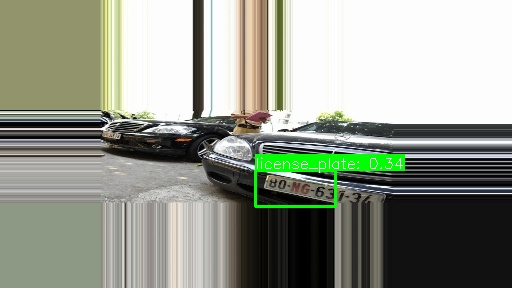
#> input picture outputs/boderngoaigiao1_20260621_220652/detected.jpg, 512 x 288 px
$ python -i advanced_ocr.py   (imports and definitions only)   (older library calls are emulated)
#> lines starting #> are read from the running program, lines starting #| are printed output that depends on the picture; after the words box and inside, x2 and y2 are one past the last pixel; in counts of white or black regions, pixels touching at a corner belong together
#> further down, picture is the input picture: shape (288, 512, 3); mean B, G, R 139, 151.5, 146.6
"""
Module 8: Advanced OCR Processor for Vietnamese License Plates
============================================================
Tối ưu OCR với multiple preprocessing techniques để đạt độ chính xác cao nhất.

Techniques:
- Multi-scale interpolation (2.5x, 3x, 4x)
- CLAHE enhancement
- Gamma correction
- Sharpen filtering
- Auto-gamma optimization
- Ensemble OCR with multiple configs

Reference: Trained on Google Colab with YOLO11s (mAP@50: 99.48%)
"""

import cv2
import numpy as np
from typing import Dict, List, Tuple, Optional, Any
import logging

logger = logging.getLogger(__name__)


class AdvancedOCRPreprocessor:
    """
    Advanced image preprocessing for OCR to maximize accuracy.

    Based on techniques from Colab notebook:
    - Upscaling với INTER_CUBIC
    - CLAHE enhancement
    - Sharpening
    - Gamma correction
    """

    def __init__(self):
        self.supported_scales = [2.5, 3.0, 3.5, 4.0]
        self.supported_gammas = [1.0, 1.5, 2.0, 2.5, 3.0]

    # [219 lines left out: functions enhance_colab_style, apply_gamma, enhance_for_dark, enhance_for_blur, enhance_for_low_light, enhance_adaptive, not called in this run]

    def enhance_deblur(self, img: np.ndarray) -> np.ndarray:
        """
        Enhanced deblurring for motion-blurred images.
        Uses multiple techniques: Wiener deconvolution, Richardson-Lucy, etc.

        Args:
            img: Input plate image

        Returns:
            Deblurred image
        """
        # Upscale 4x
        h, w = img.shape[:2]
#> h = 288; w = 512
        img = cv2.resize(img, (w * 4, h * 4), interpolation=cv2.INTER_CUBIC)
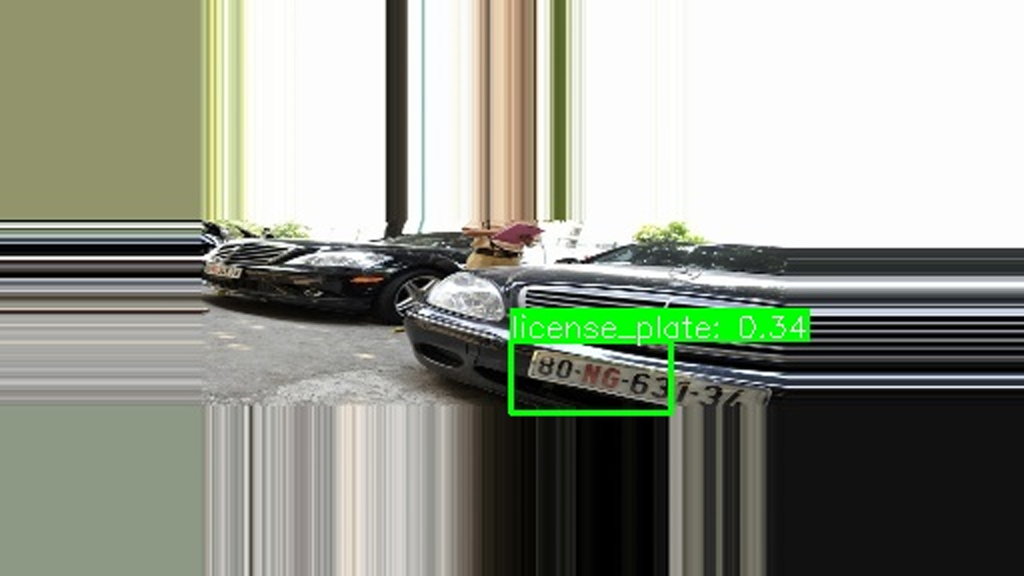
#> img: shape (1152, 2048, 3) (shown at 1/2 size); mean of channels 0, 1, 2 139, 151.4, 146.6; drawn as B, G, R

        # Convert to grayscale
        gray = cv2.cvtColor(img, cv2.COLOR_BGR2GRAY)
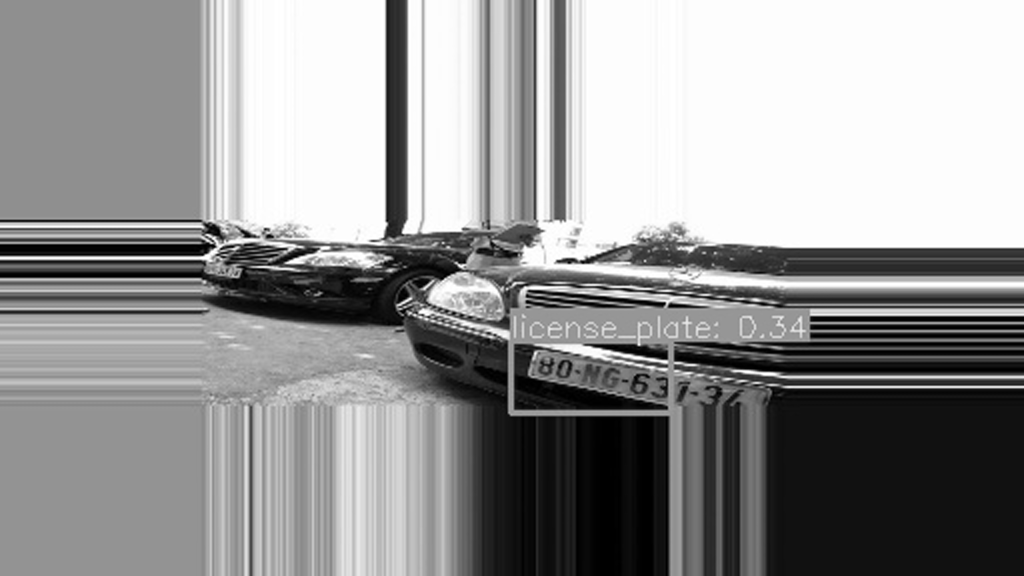
#> gray: shape (1152, 2048) (shown at 1/2 size); min 0, max 255, mean 148.6

        # 1. Heavy denoising
        denoised = cv2.fastNlMeansDenoising(gray, None, 25, 7, 21)

        # 2. Bilateral filter to preserve edges while smoothing
        bilateral = cv2.bilateralFilter(denoised, 9, 75, 75)

        # 3. Sharpening with unsharp mask (strong)
        gaussian = cv2.GaussianBlur(bilateral, (0, 0), 3)
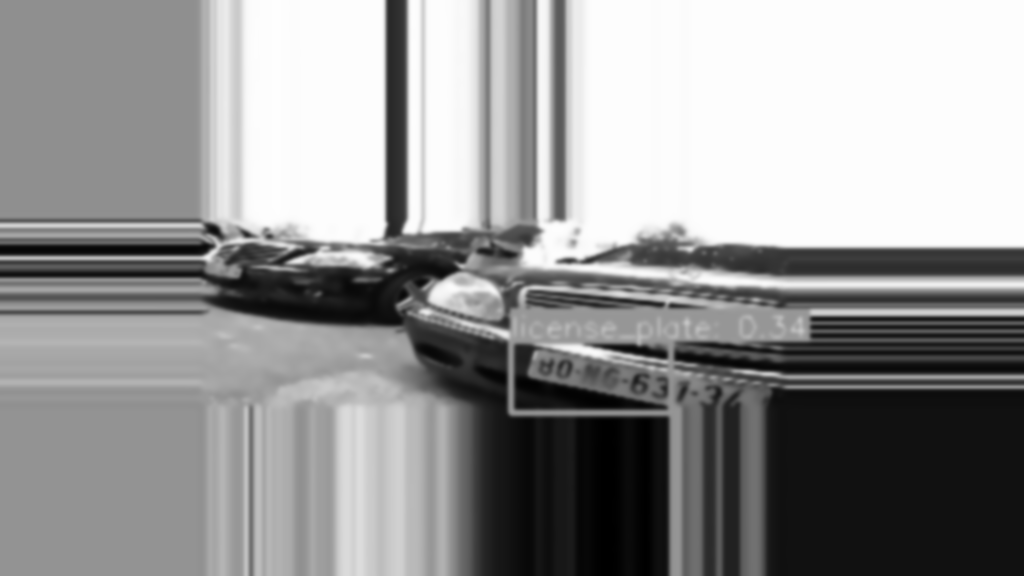
#> gaussian: shape (1152, 2048) (shown at 1/2 size); min 0, max 254, mean 148.5
        sharpened = cv2.addWeighted(bilateral, 2.5, gaussian, -1.5, 0)

        # 4. Edge-enhanced sharpening
        edges = cv2.Canny(sharpened, 50, 150)
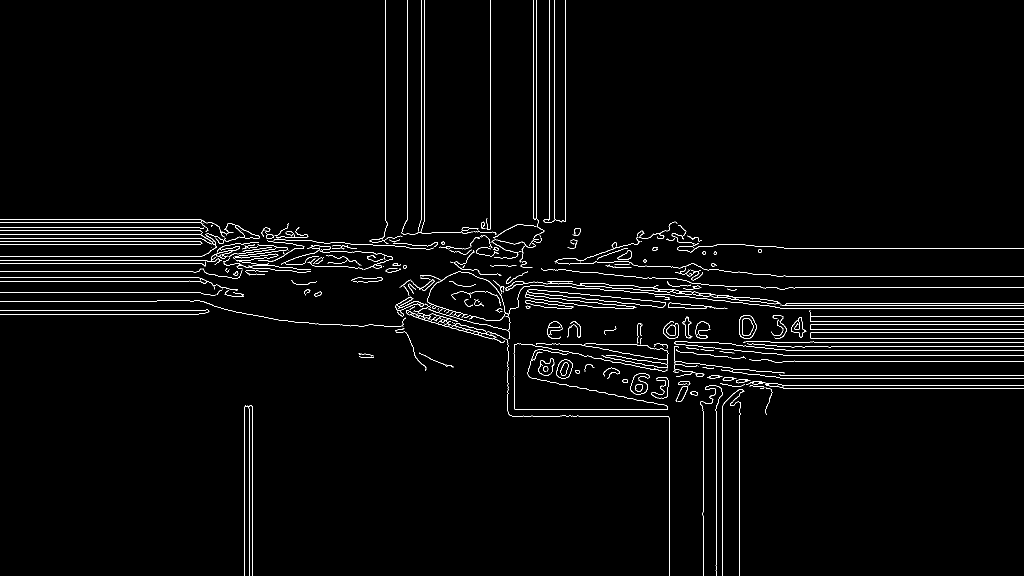
#> edges: shape (1152, 2048) (shown at 1/2 size); 2% white in thin lines or dots
        edges_color = cv2.cvtColor(edges, cv2.COLOR_GRAY2BGR)
#> edges_color: shape (1152, 2048, 3); 2% white in thin lines or dots
        sharpened_color = cv2.cvtColor(sharpened, cv2.COLOR_GRAY2BGR)
        enhanced = cv2.addWeighted(sharpened_color, 1.0, edges_color, 0.3, 0)

        # 5. Morphological to thicken characters
        kernel = np.ones((2, 3), np.uint8)
        morph = cv2.morphologyEx(cv2.cvtColor(enhanced, cv2.COLOR_BGR2GRAY), cv2.MORPH_CLOSE, kernel)
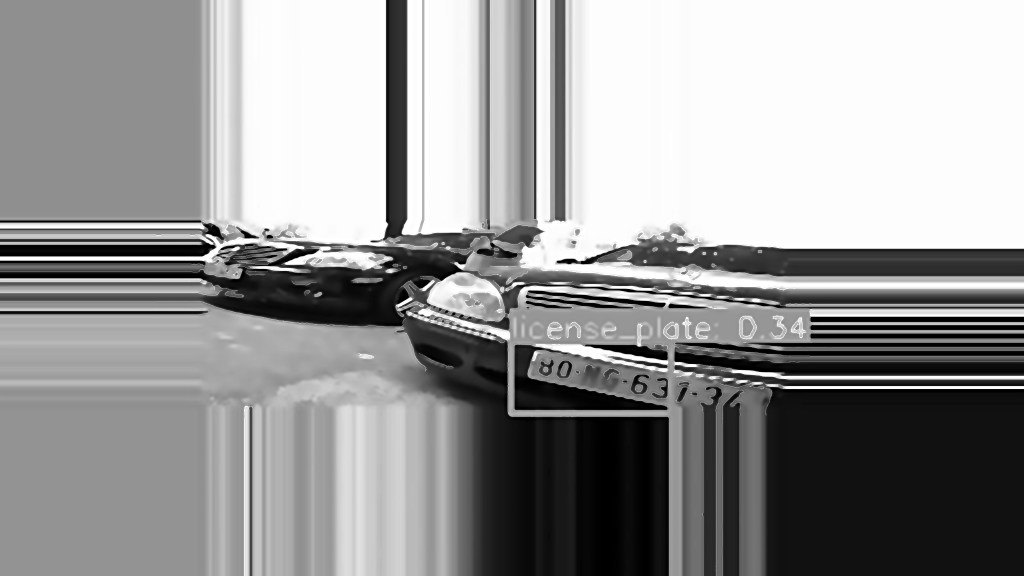
#> morph: shape (1152, 2048) (shown at 1/2 size); min 0, max 255, mean 150.6

        # 6. Strong CLAHE
        clahe = cv2.createCLAHE(clipLimit=5.0, tileGridSize=(3, 3))
        enhanced = clahe.apply(morph)
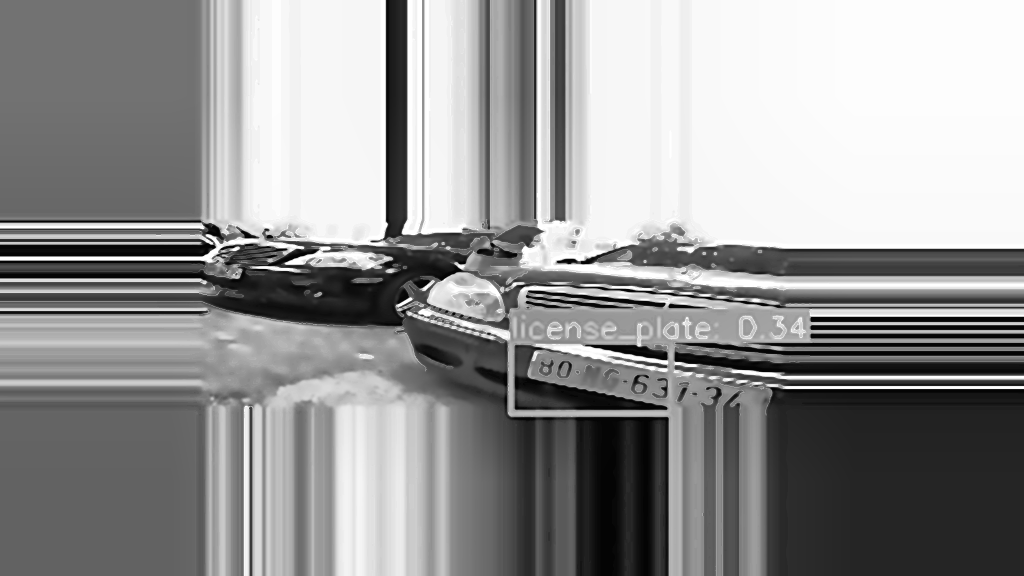
#> enhanced: shape (1152, 2048) (shown at 1/2 size); min 4, max 255, mean 148

        # 7. Otsu binarization
        _, binary = cv2.threshold(enhanced, 0, 255, cv2.THRESH_BINARY + cv2.THRESH_OTSU)
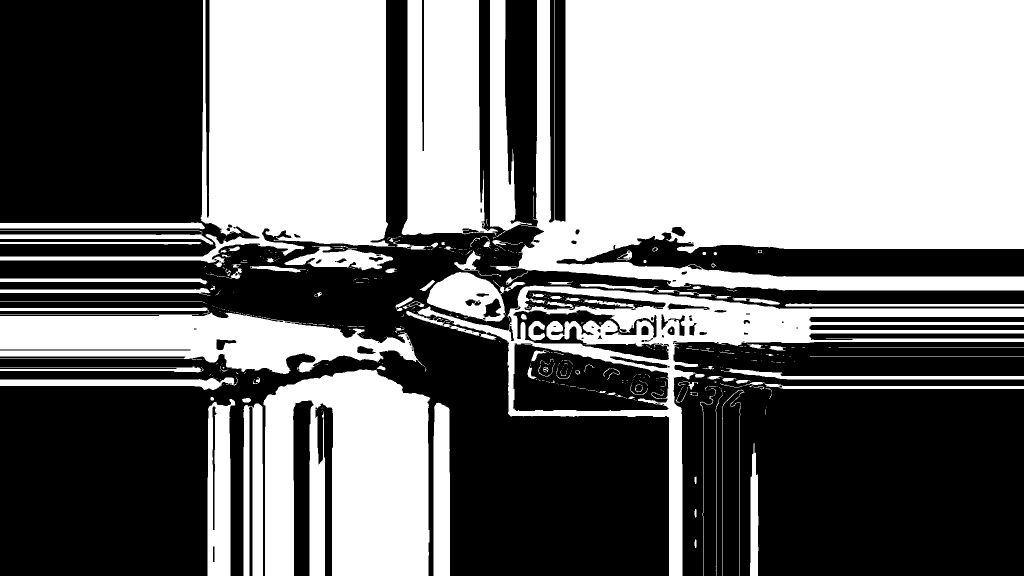
#> binary: shape (1152, 2048) (shown at 1/2 size); 47.5% white; 523 white regions (401 under 20 px), largest, box (x1, y1, x2, y2) and area: (980, 0, 2048, 581) 516615, (0, 0, 790, 534) 177973, (527, 739, 861, 1152) 109935

        return cv2.cvtColor(binary, cv2.COLOR_GRAY2BGR)

    # [105 lines left out: functions enhance_wiener, enhance_grayscale, find_best_gamma, not called in this run]


class AdvancedLPROCRProcessor:
    """
    Advanced OCR Processor for License Plate Recognition.

    Uses multiple preprocessing techniques and ensemble OCR
    to achieve maximum accuracy.
    """

    # [319 lines left out: functions __init__, _ocr_single, process_ensemble, process_standard, create_advanced_ocr_processor, process_plate_advanced and 1 more, not called in this run]


# ============================================================
# TEST
# ============================================================

# [37 lines not run here, left out]

>>> import cv2
>>> picture = cv2.imread('../../outputs/boderngoaigiao1_20260621_220652/detected.jpg')
>>> result = AdvancedOCRPreprocessor().enhance_deblur(picture)
